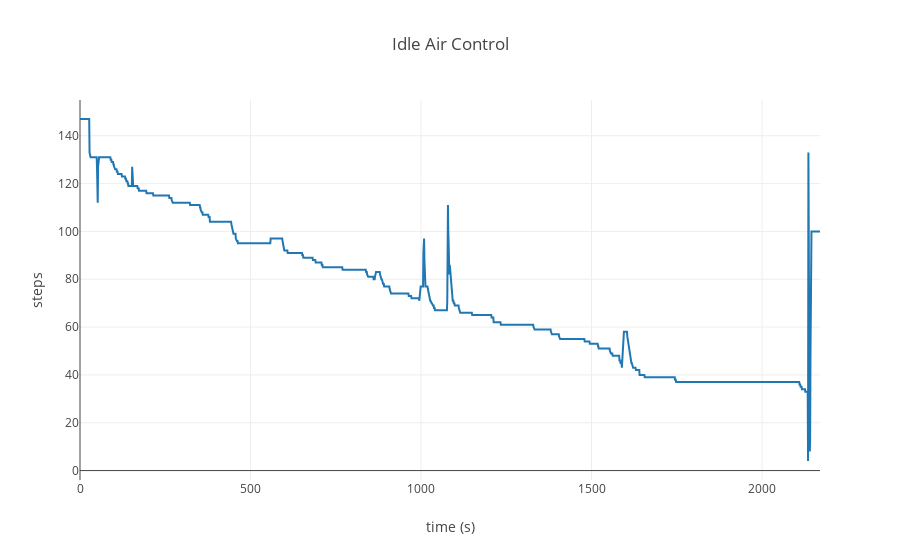

This figure's notebook cell:
### Markdown cell above
Coolant temperature: This shows the coolant temperature as measured by the ECU. If the sensor is open circuit, a default value of about 60C will be displayed. During engine warm up, the value should rise smoothly from ambient to approximately 90C. Sensor faults may cause several symptoms including poor starting, fast idle speed, poor fuel consumption and cooling fans running continuously.

Inlet air temperature: This shows the temperature measured by the ECU using the inlet air temperature sensor (if fitted). If the sensor is open circuit, then a fixed default value will be displayed. The inlet air temperature is used by the ECU to retard the ignition timing to avoid knock and trim the fuelling when hot. If the sensor is not operating correctly the engine performance may be impaired slightly.

### Code cell
lr.display_graph(['idle_air_contol_position'], 'Idle Air Control', 'steps')

### Figure 1 — Plotly figure (JSON) as saved in the notebook; plotly's stock layout.template omitted (floating-point values rounded to 4 significant figures; data arrays with more than 128 entries replaced by an {"elided": "..."} marker saying what was removed)
{"data": [{"name": "idle_air_contol_position", "type": "scatter", "uid": "be361ca0-77c7-403e-8180-40529e2b73c1", "x": {"elided": "2171 int values"}, "y": {"elided": "2171 int values"}}], "layout": {"autosize": true, "title": {"text": "Idle Air Control"}, "xaxis": {"autorange": true, "range": [0, 2170], "title": {"text": "time (s)"}, "type": "linear"}, "yaxis": {"autorange": true, "range": [-3.944, 154.9], "title": {"text": "steps"}, "type": "linear"}}}
